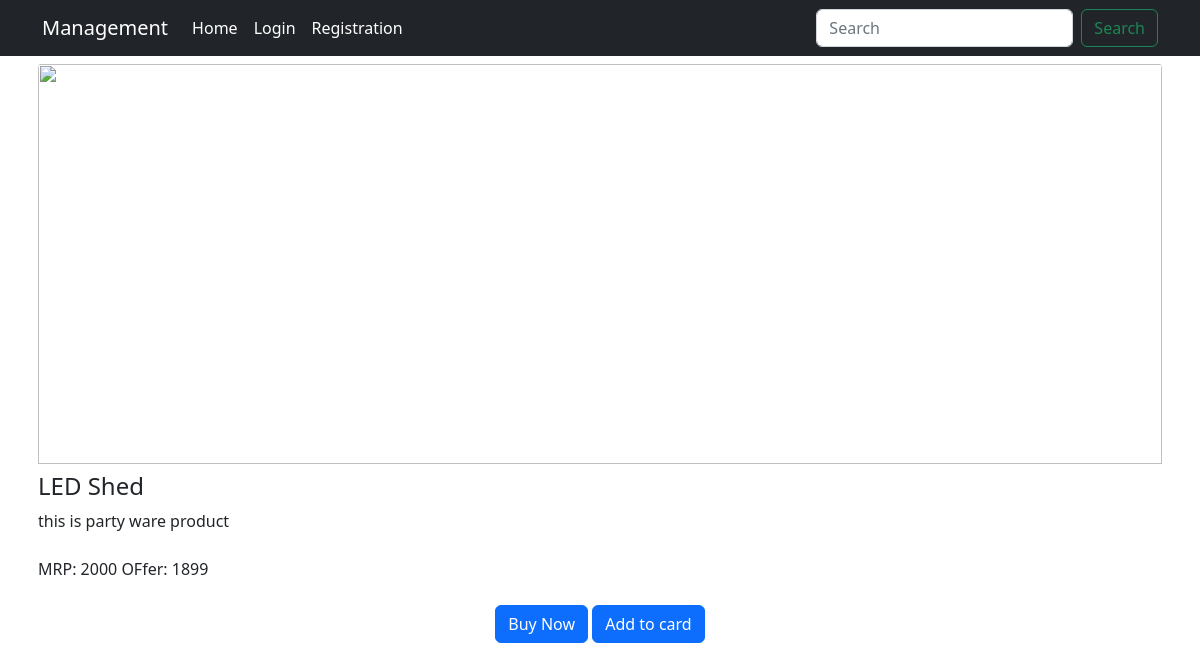
Screenshot of /pview.php?id=22 with the database file from the repository.
### tables this page shows
CREATE TABLE `product` (
  `id` int(11) NOT NULL,
  `name` varchar(50) NOT NULL,
  `descrip` varchar(500) NOT NULL,
  `mrp` varchar(20) NOT NULL,
  `sp` varchar(50) NOT NULL,
  `image` varchar(100) NOT NULL
);

### pview.php (the view, shortened to what this page needs)
<?php
$id = $_GET["id"];
require_once 'db_config.php';
$sql = "SELECT * FROM `product` WHERE `id` = $id";
$result = mysqli_query($conn,$sql);
$rows = mysqli_fetch_assoc($result);
?>
<!doctype html>
<html lang="en">
<head>
  <link href="https://cdn.jsdelivr.net/npm/bootstrap@5.2.1/dist/css/bootstrap.min.css" rel="stylesheet"
>
</head>
<body>
  <header>
  <nav class="navbar navbar-expand-sm navbar-dark bg-dark">
          <div class="container">
            <a class="navbar-brand" href="#">Management</a>
            <div class="collapse navbar-collapse" id="collapsibleNavId">
                <ul class="navbar-nav me-auto mt-2 mt-lg-0">
                    <li class="nav-item">
                        <a class="nav-link active" href="home.html" aria-current="page">Home<span class="visually-hidden">(current)</span></a>
                    </li>
                    <li class="nav-item">
                        <a class="nav-link active" href="login.html" aria-current="page">Login<span class="visually-hidden">(current)</span></a>
                    </li>
                    <li class="nav-item">
                        <a class="nav-link active" href="reg.html" aria-current="page">Registration<span class="visually-hidden">(current)</span></a>
                    </li>
                </ul>
                <form class="d-flex my-2 my-lg-0">
                    <input class="form-control me-sm-2" type="text" placeholder="Search">
                    <button class="btn btn-outline-success my-2 my-sm-0" type="submit">Search</button>
                </form>
            </div>
      </div>
    </nav>
  </header>
  <main>
<div class="container p-2  g-2">
    <div class="row justify-content-center align-items-center g-2">
        <img src="images4.jpeg" class=" rounded-top" height='400' width='200' alt="">
        <?php echo "
    <h4 class='card-title'>{$rows['name']}</h4>
    <p class='card-text'>{$rows['descrip']}</p>
    <p class='card-text'>MRP: {$rows['mrp']} OFfer: {$rows['sp']}</p>
    <center><a name='' id='' class='btn btn-primary' href='buy.php?id={$rows['id']}' role='button'>Buy Now</a>
    <a name='' id='' class='btn btn-primary' href='#' role='button'>Add to card</a></center>";
?>
    </div>
</div>
  </main>
</body>
</html>

### rows the page displays
product: name "LED Shed", descrip "this is party ware product", mrp "2000", sp "1899"
